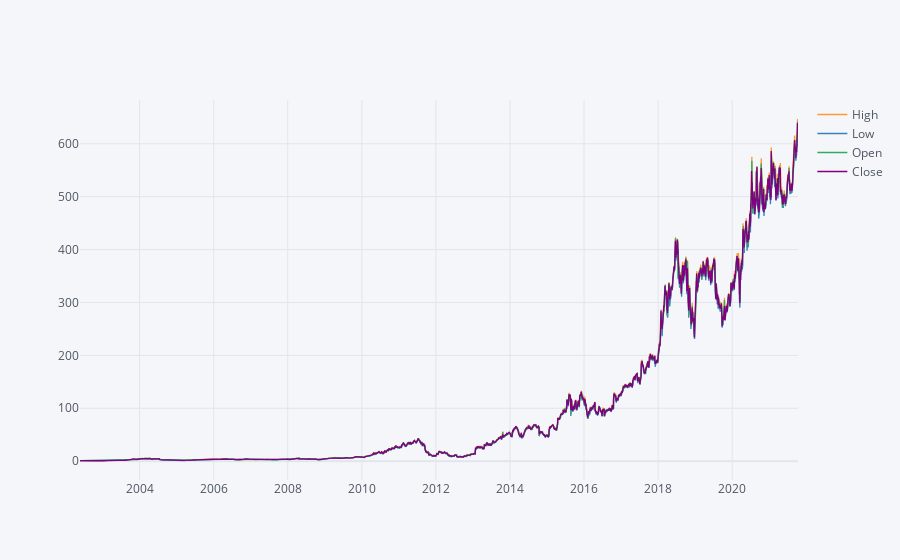

Notebook code for this chart:
### Code cell
dataset.iplot(kind="scatter",x = "Date" ,y= ["High","Low","Open","Close"])

### Figure 1 — Plotly figure (JSON) as saved in the notebook; plotly's stock layout.template omitted (floating-point values rounded to 4 significant figures; data arrays with more than 128 entries replaced by an {"elided": "..."} marker saying what was removed)
{"data": [{"line": {"color": "rgba(255, 153, 51, 1.0)", "dash": "solid", "shape": "linear", "width": 1.3}, "mode": "lines", "name": "High", "text": "", "type": "scatter", "x": {"elided": "4881 str values"}, "y": {"elided": "4881 float values"}}, {"line": {"color": "rgba(55, 128, 191, 1.0)", "dash": "solid", "shape": "linear", "width": 1.3}, "mode": "lines", "name": "Low", "text": "", "type": "scatter", "x": {"elided": "4881 str values"}, "y": {"elided": "4881 float values"}}, {"line": {"color": "rgba(50, 171, 96, 1.0)", "dash": "solid", "shape": "linear", "width": 1.3}, "mode": "lines", "name": "Open", "text": "", "type": "scatter", "x": {"elided": "4881 str values"}, "y": {"elided": "4881 float values"}}, {"line": {"color": "rgba(128, 0, 128, 1.0)", "dash": "solid", "shape": "linear", "width": 1.3}, "mode": "lines", "name": "Close", "text": "", "type": "scatter", "x": {"elided": "4881 str values"}, "y": {"elided": "4881 float values"}}], "layout": {"legend": {"bgcolor": "#F5F6F9", "font": {"color": "#4D5663"}}, "paper_bgcolor": "#F5F6F9", "plot_bgcolor": "#F5F6F9", "title": {"font": {"color": "#4D5663"}}, "xaxis": {"gridcolor": "#E1E5ED", "showgrid": true, "tickfont": {"color": "#4D5663"}, "title": {"font": {"color": "#4D5663"}, "text": ""}, "zerolinecolor": "#E1E5ED"}, "yaxis": {"gridcolor": "#E1E5ED", "showgrid": true, "tickfont": {"color": "#4D5663"}, "title": {"font": {"color": "#4D5663"}, "text": ""}, "zerolinecolor": "#E1E5ED"}}}
